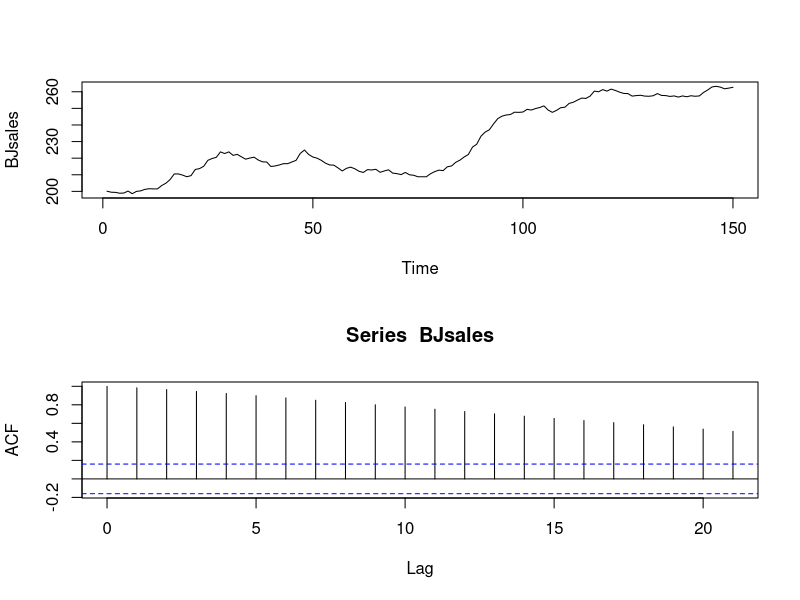
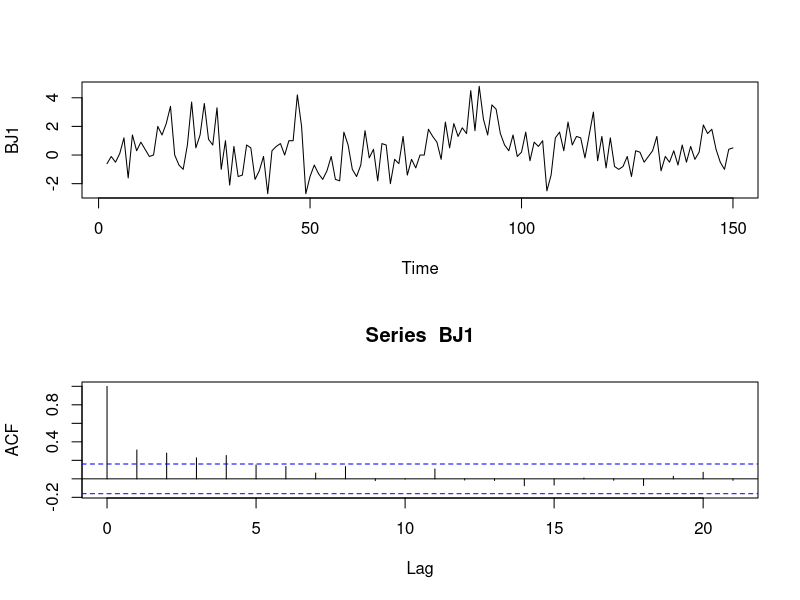
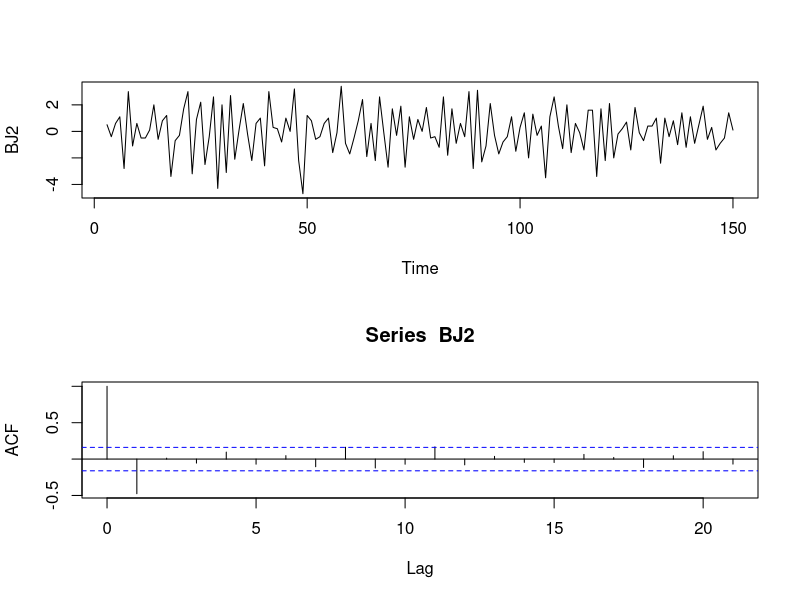
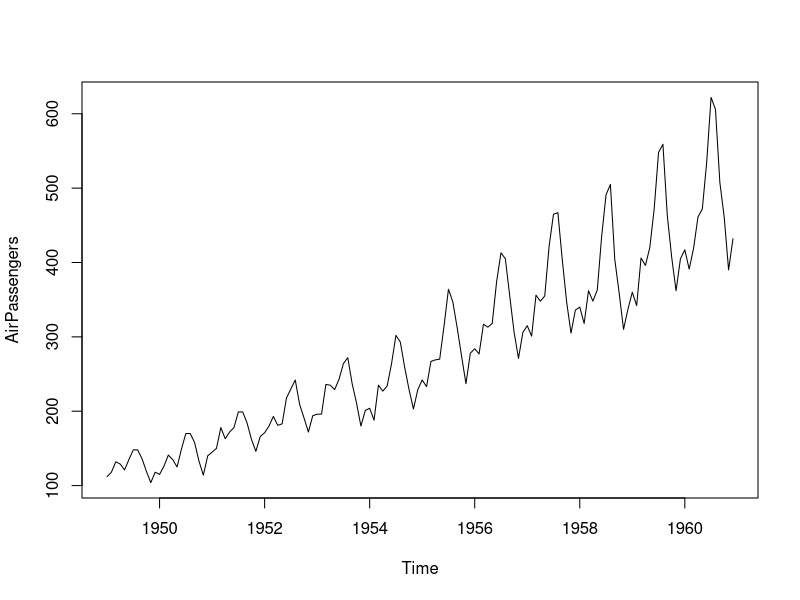
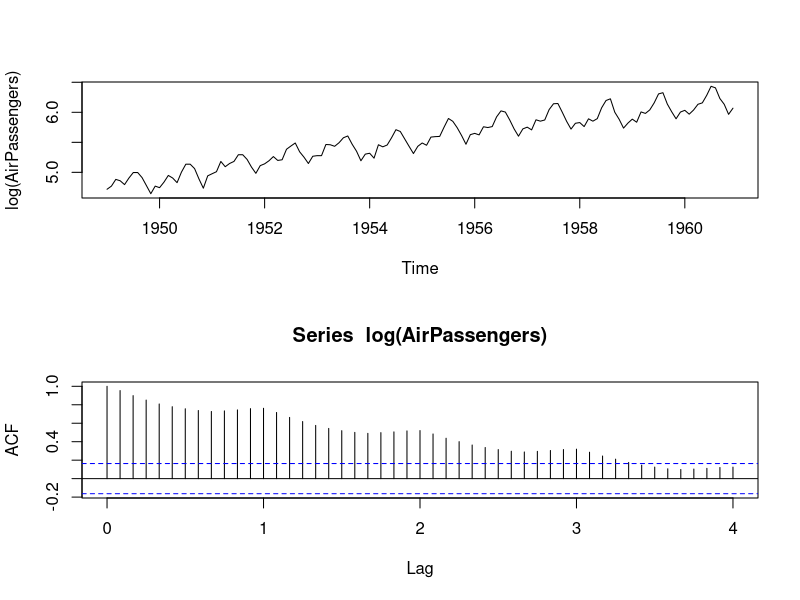
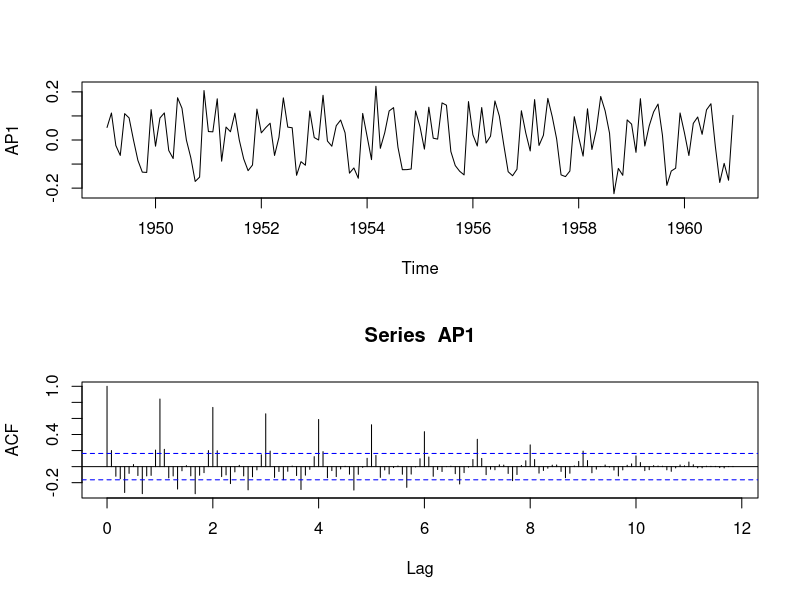
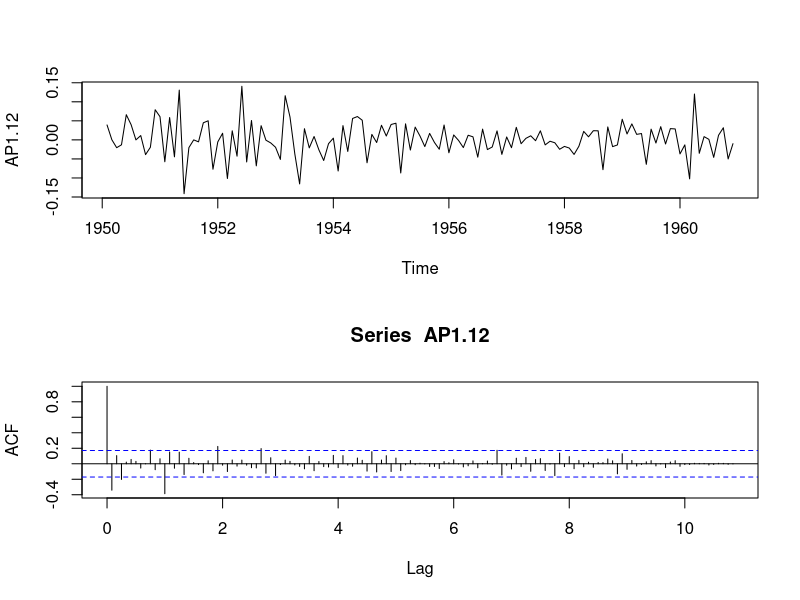
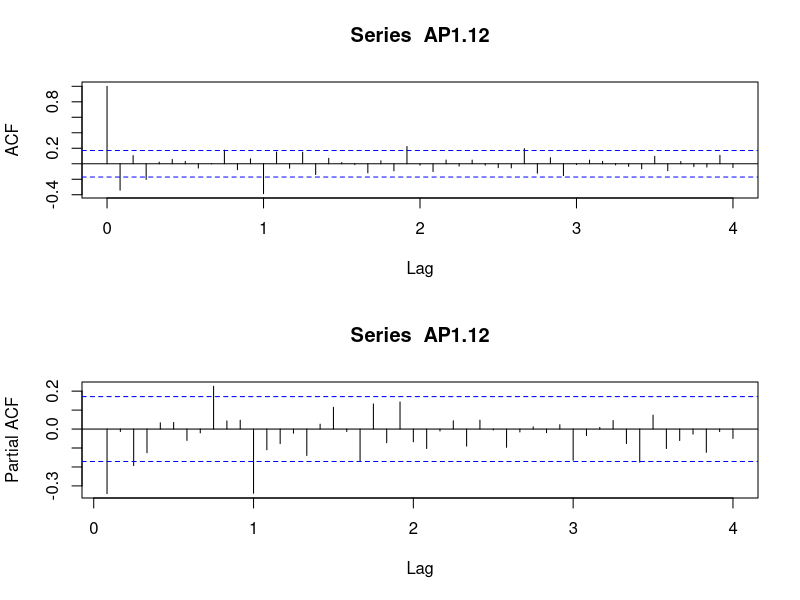

Reproduce these figures in R, in order.
# ARIMA and SARIMA Examples #
#install.packages("tseries")
#install.packages("forecast")
library("tseries")
library(forecast)

#################
# ARIMA Example #
#################
# Use the BJsales data
par(mfrow=c(2,1))
plot(BJsales)
acf(BJsales)
adf.test(BJsales)

# The raw time series is clearly not stationary. Try differencing once:
BJ1 <- diff(BJsales)
plot(BJ1, ylab = "BJ1")
acf(BJ1)
adf.test(BJ1)

# The once-differenced series is still not quite stationary. Try differencing again:
BJ2 <- diff(BJ1)
plot(BJ2, ylab = "BJ2")
acf(BJ2)
adf.test(BJ2)

# This iteration passes the test, we do not need to difference any further
# This justifies our choice of d=2 in our previous exploration of this data
# We have seen that an ARMA(1,2) model fits the twice differenced data well
# Consequently an ARIMA(1,2,2) model fits the raw data well

# alternatively, use
# need library(forecast)
ndiffs(x=BJsales, test="adf", max.d=10)

m1 <- arima(BJ2, order = c(1,0,2))
m2 <- arima(BJsales, order = c(1,2,2))

# Interesting alternative to manual model building:
auto.arima(BJsales, allowdrift = F)

# Compare this "optimal" model with m2, what we thought was optimal
m2
# Investigate this discrepancy
m3 <- arima(BJsales, order = c(1,1,1))
# Comapre these with likelihood ratio test
D <- -2*(m3$loglik - m2$loglik)
pval <- 1-pchisq(D,1)
print(c("Test Statistic:",round(D,4),"P-value:",round(pval,4)))

# auto.arima() ranks models based on information criterion, not log-likelihood 
# or sigma2. Nonetheless, ARIMA(1,2,2) does not fit the data statistically
# significantly better than ARIMA(1,1,1). 

##################
# SARIMA Example #
##################
# Use the AirPassengers data. Recall we log-transform it to remove heteroscedasticity.
par(mfrow=c(1,1))
plot(AirPassengers)
par(mfrow=c(2,1))
plot(log(AirPassengers))
acf(log(AirPassengers), lag.max = 48)

# The raw time series is clearly not stationary. Try differencing once:
AP1 <- diff(log(AirPassengers))
plot(AP1, ylab = "AP1")
acf(AP1, lag.max = 144)
adf.test(AP1)

# There still seems to be monthly seasonality (period = 12). Let's try differencing for that.
AP1.12 <- diff(AP1, lag = 12)
plot(AP1.12)
acf(AP1.12, lag.max = 144)

# "Better" checks:
ndiffs(log(AirPassengers)) #d
nsdiffs(log(AirPassengers)) #D

# This looks good, so choose d=1, D=1, s=12. Let's check ACF and PACF to choose p, q, P, Q.
acf(AP1.12, lag.max = 48)
pacf(AP1.12, lag.max = 48)

# Maybe p <= 3, q = 1, and P = Q = 1
m.ml <- arima(log(AirPassengers), order = c(3,1,1), seasonal = list(order = c(1,1,1), period = 12))
m.ml

# Plot fitted values over the data
par(mfrow=c(1,1))
plot(log(AirPassengers))
fit <- log(AirPassengers)-m.ml$residuals
lines(fit, col="red") #note: we "lose" the fit for the first period
plot(AirPassengers)
lines(exp(fit), col="red")

# Let's see which model auto.arima chooses as being optimal
auto.arima(log(AirPassengers), allowdrift = F)

# We should check model diagnostics as we normally would with an ARMA model. Specifically, checking the heteroscedasticity 
# assumption can lead to an optimal choice of variance-stabilizing transformation
par(mfrow=c(1,1))
tsdiag(m.ml)
qqnorm(m.ml$residuals)
qqline(m.ml$residuals)

